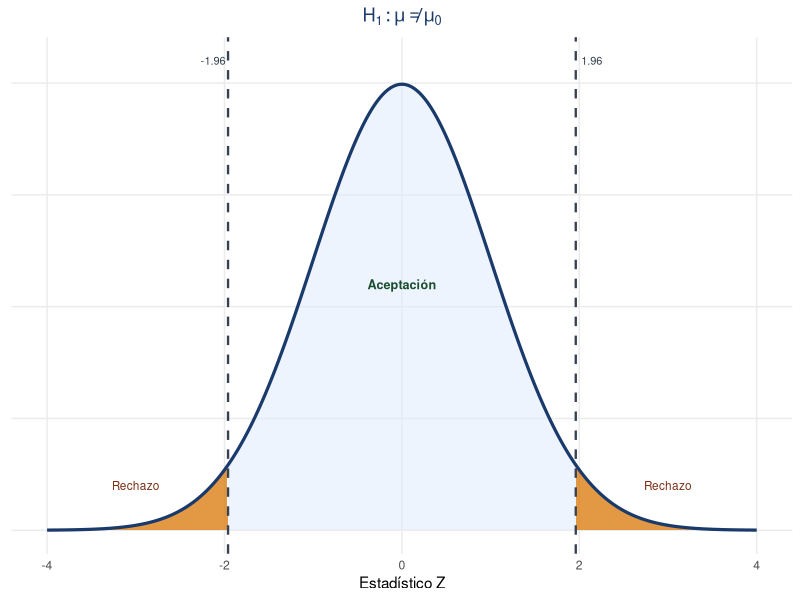
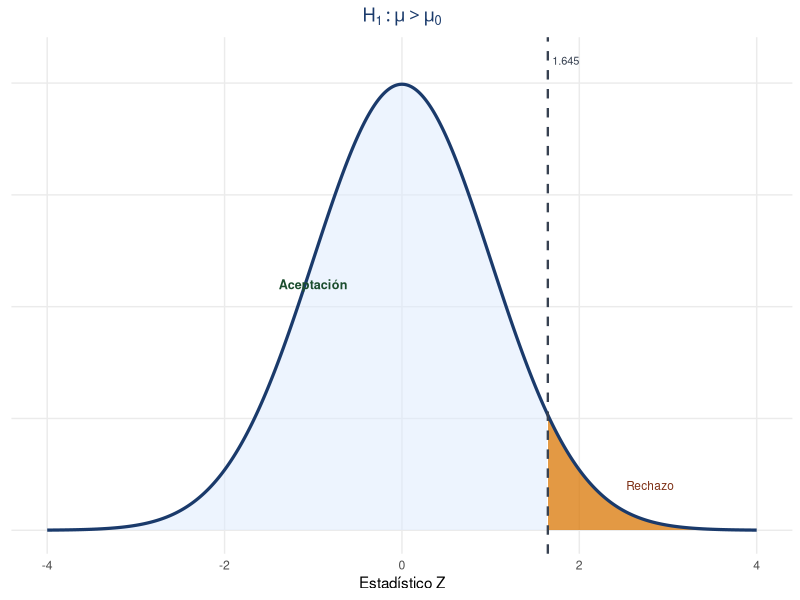
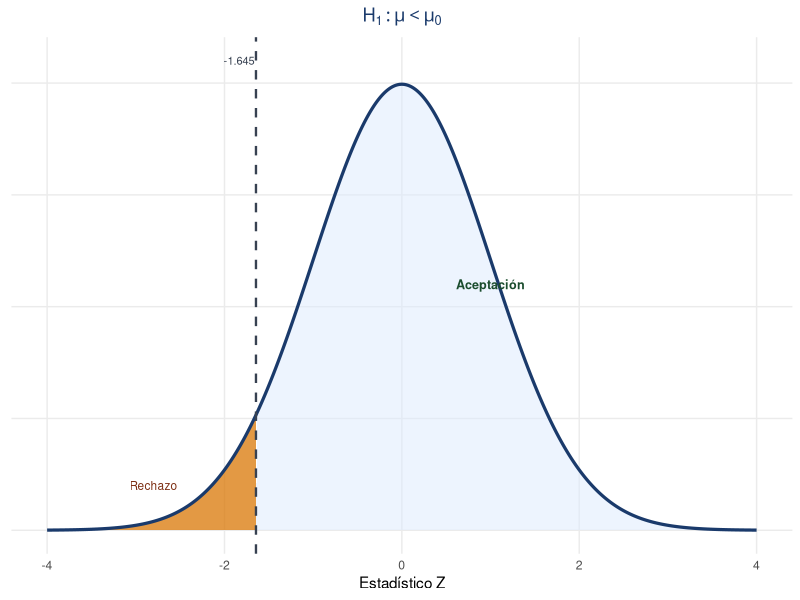
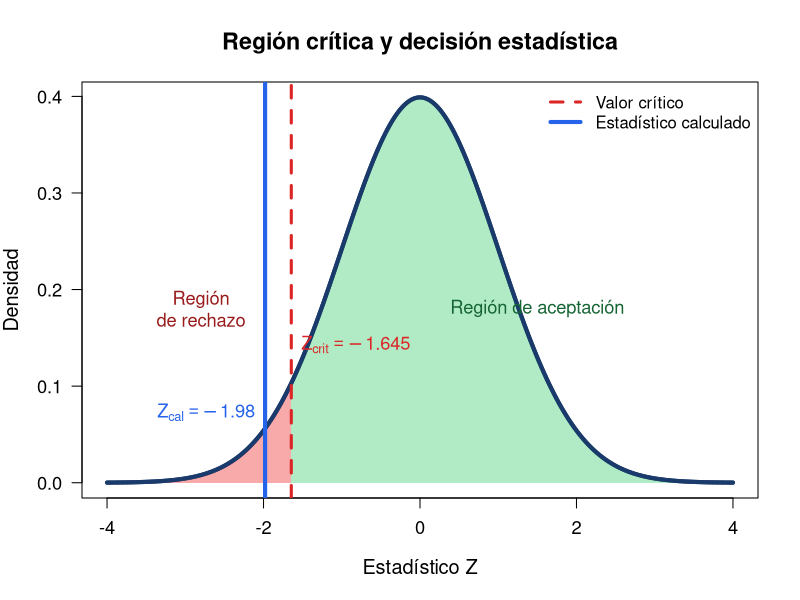

The R source for these figures, in order:
## ---- chunk 1
#| echo: false
#| fig-width: 3.8
#| fig-height: 2.8
#| fig-align: center

library(ggplot2)
x  <- seq(-4, 4, length = 800)
df <- data.frame(x, y = dnorm(x))
z  <- 1.96

ggplot(df, aes(x, y)) +
  geom_area(data = subset(df, x <= -z), fill = "#d97706", alpha = 0.75) +
  geom_area(data = subset(df, x >=  z), fill = "#d97706", alpha = 0.75) +
  geom_area(data = subset(df, x > -z & x < z), fill = "#dbeafe", alpha = 0.5) +
  geom_line(linewidth = 1.1, color = "#1a3a6b") +
  geom_vline(xintercept = c(-z, z), linetype = "dashed", linewidth = 0.8, color = "#374151") +
  annotate("text", x = 0,    y = 0.22, label = "Aceptación", size = 3.2, color = "#1b4d2e", fontface = "bold") +
  annotate("text", x = -3,   y = 0.04, label = "Rechazo",   size = 3,   color = "#7c2d12") +
  annotate("text", x =  3,   y = 0.04, label = "Rechazo",   size = 3,   color = "#7c2d12") +
  annotate("text", x = -z, y = 0.42, label = "-1.96", size = 2.8, color = "#374151", hjust = 1.1) +
  annotate("text", x =  z, y = 0.42, label = " 1.96", size = 2.8, color = "#374151", hjust = -0.1) +
  labs(title = expression(H[1]: mu != mu[0]), x = "Estadístico Z", y = NULL) +
  theme_minimal(base_size = 11) +
  theme(plot.title = element_text(face = "bold", hjust = 0.5, color = "#1a3a6b"),
        panel.grid.minor = element_blank(), axis.text.y = element_blank())
## ---- chunk 2
#| echo: false
#| fig-width: 3.8
#| fig-height: 2.8
#| fig-align: center

x  <- seq(-4, 4, length = 800)
df <- data.frame(x, y = dnorm(x))
z  <- 1.645

ggplot(df, aes(x, y)) +
  geom_area(data = subset(df, x >= z), fill = "#d97706", alpha = 0.75) +
  geom_area(data = subset(df, x <  z), fill = "#dbeafe", alpha = 0.5) +
  geom_line(linewidth = 1.1, color = "#1a3a6b") +
  geom_vline(xintercept = z, linetype = "dashed", linewidth = 0.8, color = "#374151") +
  annotate("text", x = -1,  y = 0.22, label = "Aceptación", size = 3.2, color = "#1b4d2e", fontface = "bold") +
  annotate("text", x = 2.8, y = 0.04, label = "Rechazo",   size = 3,   color = "#7c2d12") +
  annotate("text", x = z,   y = 0.42, label = " 1.645", size = 2.8, color = "#374151", hjust = -0.05) +
  labs(title = expression(H[1]: mu > mu[0]), x = "Estadístico Z", y = NULL) +
  theme_minimal(base_size = 11) +
  theme(plot.title = element_text(face = "bold", hjust = 0.5, color = "#1a3a6b"),
        panel.grid.minor = element_blank(), axis.text.y = element_blank())
## ---- chunk 3
#| echo: false
#| fig-width: 3.8
#| fig-height: 2.8
#| fig-align: center

x  <- seq(-4, 4, length = 800)
df <- data.frame(x, y = dnorm(x))
z  <- -1.645

ggplot(df, aes(x, y)) +
  geom_area(data = subset(df, x <= z), fill = "#d97706", alpha = 0.75) +
  geom_area(data = subset(df, x >  z), fill = "#dbeafe", alpha = 0.5) +
  geom_line(linewidth = 1.1, color = "#1a3a6b") +
  geom_vline(xintercept = z, linetype = "dashed", linewidth = 0.8, color = "#374151") +
  annotate("text", x = 1,   y = 0.22, label = "Aceptación", size = 3.2, color = "#1b4d2e", fontface = "bold") +
  annotate("text", x = -2.8, y = 0.04, label = "Rechazo",  size = 3,   color = "#7c2d12") +
  annotate("text", x = z,   y = 0.42, label = "-1.645", size = 2.8, color = "#374151", hjust = 1.05) +
  labs(title = expression(H[1]: mu < mu[0]), x = "Estadístico Z", y = NULL) +
  theme_minimal(base_size = 11) +
  theme(plot.title = element_text(face = "bold", hjust = 0.5, color = "#1a3a6b"),
        panel.grid.minor = element_blank(), axis.text.y = element_blank())
## ---- chunk 4
n <- 20
s2 <- 6.1
sigma2_0 <- 4

# Estadístico chi-cuadrado
chi2 <- (n - 1) * s2 / sigma2_0
chi2

# Valor-p (cola derecha)
pvalor <- pchisq(chi2, df = n - 1, lower.tail = FALSE)
pvalor

# Valor crítico al 5%
qchisq(0.95, df = n - 1)
## ---- chunk 5
mu0 <- 32
xbar <- 29.8
sigma <- 5
n <- 40

z <- (xbar - mu0)/(sigma/sqrt(n))
z

pvalor <- 2*pnorm(abs(z), lower.tail = FALSE)
pvalor

## ---- chunk 6
mu0 <- 18
xbar <- 16.9
s <- 2.4
n <- 15

t <- (xbar - mu0)/(s/sqrt(n))
t

pt(t, df = n-1)

## ---- chunk 7
mu0 <- 6
xbar <- 7.1
n <- 50

z <- (xbar - mu0)/sqrt(mu0/n)
z

1 - pnorm(z)

LI <- xbar - 1.96*sqrt(mu0/n)
LS <- xbar + 1.96*sqrt(mu0/n)

c(LI, LS)

## ---- chunk 8
#| echo: false
#| fig-width: 16
#| fig-height: 7
#| warning: false
#| message: false

x <- seq(-4, 4, length = 1000)
y <- dnorm(x)

z_crit <- -1.645
z_cal <- -1.98

plot(x, y,
     type = "l",
     lwd = 4,
     col = "#1a3a6b",
     las = 1,
     xlab = "Estadístico Z",
     ylab = "Densidad",
     main = "Región crítica y decisión estadística",
     cex.main = 1.4,
     cex.lab = 1.2,
     cex.axis = 1.1)

# Región crítica
xr <- seq(-4, z_crit, length = 400)
yr <- dnorm(xr)

polygon(
  c(xr, rev(xr)),
  c(rep(0, length(xr)), rev(yr)),
  col = adjustcolor("#ef4444", alpha.f = 0.45),
  border = NA
)

# Región de aceptación
xa <- seq(z_crit, 4, length = 400)
ya <- dnorm(xa)

polygon(
  c(xa, rev(xa)),
  c(rep(0, length(xa)), rev(ya)),
  col = adjustcolor("#22c55e", alpha.f = 0.35),
  border = NA
)

# Curva nuevamente encima
lines(x, y, lwd = 4, col = "#1a3a6b")

# Línea crítica
abline(v = z_crit,
       col = "#dc2626",
       lwd = 3,
       lty = 2)

# Línea estadístico calculado
abline(v = z_cal,
       col = "#2563eb",
       lwd = 4)

# Etiquetas
text(z_crit, 0.14,
     expression(Z[crit] == -1.645),
     col = "#dc2626",
     pos = 4,
     cex = 1.1)

text(z_cal, 0.07,
     expression(Z[cal] == -1.98),
     col = "#2563eb",
     pos = 2,
     cex = 1.1)

# Texto regiones
text(-2.8, 0.18,
     "Región\nde rechazo",
     col = "#991b1b",
     cex = 1.1)

text(1.5, 0.18,
     "Región de aceptación",
     col = "#166534",
     cex = 1.1)

# Leyenda
legend(
  "topright",
  legend = c("Valor crítico", "Estadístico calculado"),
  col = c("#dc2626", "#2563eb"),
  lwd = c(3,4),
  lty = c(2,1),
  bty = "n",
  cex = 1
)
## ---- chunk 9
x <- 160
n <- 200
p0 <- 0.85

# Proporción muestral
phat <- x/n
phat

# Estadístico Z
z <- (phat - p0)/sqrt((p0*(1-p0))/n)
z

# Valor-p
pnorm(z)

# Prueba de hipótesis
prop.test(x = x, n = n, p = p0, alternative = "less",correct = FALSE)
